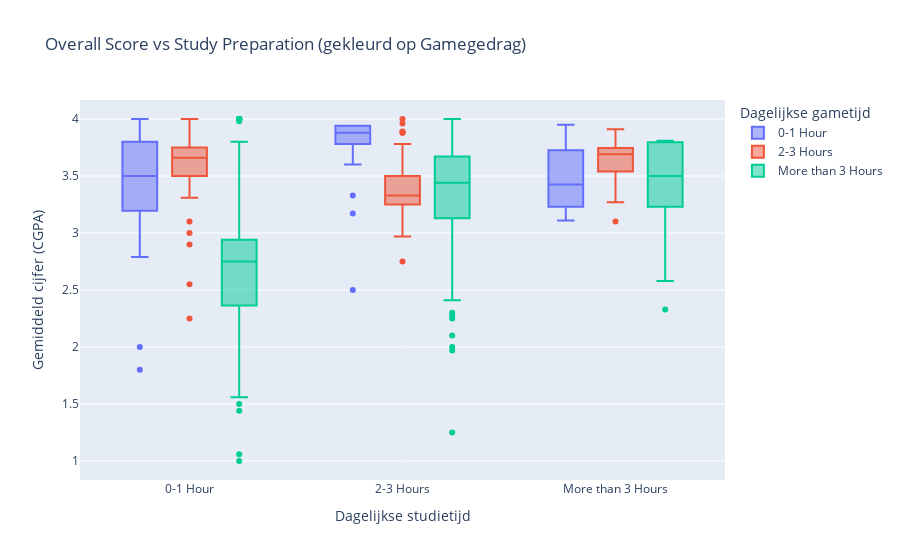

Notebook cell for this chart:
### Markdown cell above
#### 3.1.3 Argument 3 voor perspectief 1 (draft)

Studenten die matig gamen (bijvoorbeeld 0-1 uur per dag) behalen gemiddeld hogere cijfers dan studenten die helemaal niet gamen.

### Code cell
# Houd alleen relevante kolommen over
df2_clean = df2[["Preparation", "Gaming", "Overall"]].dropna().copy()

# Standaardiseer de ordinale categorieën
prep_order = ["0-1 Hour", "2-3 Hours", "More than 3 Hours"]
game_order = ["0-1 Hour", "2-3 Hours", "More than 3 Hours"]

df2_clean = df2_clean[df2_clean["Preparation"].isin(prep_order)]
df2_clean["Preparation"] = pd.Categorical(df2_clean["Preparation"], categories=prep_order, ordered=True)

df2_clean = df2_clean[df2_clean["Gaming"].isin(game_order)]
df2_clean["Gaming"] = pd.Categorical(df2_clean["Gaming"], categories=game_order, ordered=True)

# Layout aanpassen
fig = px.box(
    df2_clean,
    x="Preparation",
    y="Overall",
    color="Gaming",
    title="Overall Score vs Study Preparation (gekleurd op Gamegedrag)",
    labels={
        "Preparation": "Dagelijkse studietijd",
        "Overall": "Gemiddeld cijfer (CGPA)",
        "Gaming": "Dagelijkse gametijd"
    },
    category_orders={
        "Preparation": prep_order,
        "Gaming": game_order
    },
    height= 600
)

fig.show()

### Figure 1 — Plotly figure (JSON) as saved in the notebook; plotly's stock layout.template omitted (floating-point values rounded to 4 significant figures; data arrays with more than 128 entries replaced by an {"elided": "..."} marker saying what was removed)
{"data": [{"alignmentgroup": "True", "hovertemplate": "Dagelijkse gametijd=0-1 Hour<br>Dagelijkse studietijd=%{x}<br>Gemiddeld cijfer (CGPA)=%{y}<extra></extra>", "legendgroup": "0-1 Hour", "marker": {"color": "#636efa"}, "name": "0-1 Hour", "notched": false, "offsetgroup": "0-1 Hour", "orientation": "v", "showlegend": true, "type": "box", "x": ["More than 3 Hours", "0-1 Hour", "0-1 Hour", "0-1 Hour", "2-3 Hours", "0-1 Hour", "0-1 Hour", "More than 3 Hours", "0-1 Hour", "0-1 Hour", "0-1 Hour", "0-1 Hour", "2-3 Hours", "2-3 Hours", "2-3 Hours", "2-3 Hours", "0-1 Hour", "0-1 Hour", "0-1 Hour", "2-3 Hours", "2-3 Hours", "2-3 Hours", "2-3 Hours", "2-3 Hours", "2-3 Hours", "2-3 Hours", "0-1 Hour", "2-3 Hours", "2-3 Hours", "2-3 Hours", "2-3 Hours", "2-3 Hours", "2-3 Hours", "2-3 Hours", "2-3 Hours", "2-3 Hours", "2-3 Hours", "2-3 Hours", "2-3 Hours", "2-3 Hours", "More than 3 Hours", "0-1 Hour", "2-3 Hours", "2-3 Hours", "0-1 Hour", "2-3 Hours", "0-1 Hour", "More than 3 Hours", "2-3 Hours", "2-3 Hours"], "x0": " ", "xaxis": "x", "y": [3.35, 3.467, 1.8, 2, 2.5, 2.79, 3, 3.11, 3.39, 3.5, 3.5, 3.54, 3.65, 3.65, 3.78, 3.78, 3.8, 3.8, 3.84, 3.87, 3.88, 3.88, 3.88, 3.88, 3.88, 3.88, 3.93, 3.94, 3.94, 3.94, 3.94, 3.94, 3.94, 3.94, 3.94, 3.94, 3.94, 3.94, 3.94, 3.94, 3.95, 4, 3.33, 3.6, 3.8, 3.17, 3.5, 3.5, 3.78, 3.94], "y0": " ", "yaxis": "y"}, {"alignmentgroup": "True", "hovertemplate": "Dagelijkse gametijd=2-3 Hours<br>Dagelijkse studietijd=%{x}<br>Gemiddeld cijfer (CGPA)=%{y}<extra></extra>", "legendgroup": "2-3 Hours", "marker": {"color": "#EF553B"}, "name": "2-3 Hours", "notched": false, "offsetgroup": "2-3 Hours", "orientation": "v", "showlegend": true, "type": "box", "x": {"elided": "141 str values"}, "x0": " ", "xaxis": "x", "y": {"elided": "141 float values"}, "y0": " ", "yaxis": "y"}, {"alignmentgroup": "True", "hovertemplate": "Dagelijkse gametijd=More than 3 Hours<br>Dagelijkse studietijd=%{x}<br>Gemiddeld cijfer (CGPA)=%{y}<extra></extra>", "legendgroup": "More than 3 Hours", "marker": {"color": "#00cc96"}, "name": "More than 3 Hours", "notched": false, "offsetgroup": "More than 3 Hours", "orientation": "v", "showlegend": true, "type": "box", "x": {"elided": "302 str values"}, "x0": " ", "xaxis": "x", "y": {"elided": "302 float values"}, "y0": " ", "yaxis": "y"}], "layout": {"autosize": true, "boxmode": "group", "legend": {"title": {"text": "Dagelijkse gametijd"}, "tracegroupgap": 0}, "title": {"text": "Overall Score vs Study Preparation (gekleurd op Gamegedrag)"}, "xaxis": {"anchor": "y", "autorange": true, "categoryarray": ["0-1 Hour", "2-3 Hours", "More than 3 Hours"], "categoryorder": "array", "domain": [0, 1], "range": [-0.5109, 2.511], "title": {"text": "Dagelijkse studietijd"}, "type": "category"}, "yaxis": {"anchor": "x", "autorange": true, "domain": [0, 1], "range": [0.8333, 4.167], "title": {"text": "Gemiddeld cijfer (CGPA)"}, "type": "linear"}}}
